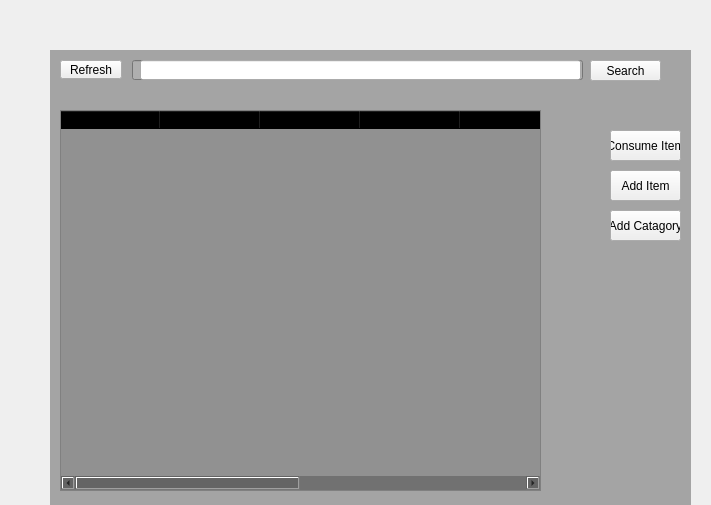
<?xml version="1.0" encoding="UTF-8"?>
<ui version="4.0">
 <class>Form</class>
 <widget class="QWidget" name="Form">
  <property name="geometry">
   <rect>
    <x>0</x>
    <y>0</y>
    <width>711</width>
    <height>505</height>
   </rect>
  </property>
  <property name="windowTitle">
   <string>Form</string>
  </property>
  <widget class="QPushButton" name="pushButton_2">
   <property name="geometry">
    <rect>
     <x>610</x>
     <y>170</y>
     <width>71</width>
     <height>31</height>
    </rect>
   </property>
   <property name="text">
    <string>Add Item</string>
   </property>
  </widget>
  <widget class="QLineEdit" name="lineEdit">
   <property name="geometry">
    <rect>
     <x>132</x>
     <y>60</y>
     <width>451</width>
     <height>20</height>
    </rect>
   </property>
   <property name="text">
    <string/>
   </property>
  </widget>
  <widget class="QLabel" name="label_2">
   <property name="geometry">
    <rect>
     <x>50</x>
     <y>50</y>
     <width>641</width>
     <height>511</height>
    </rect>
   </property>
   <property name="styleSheet">
    <string notr="true">background-color: rgba(0,0,0,80);
background-image: url(:/images/background.jpg);
</string>
   </property>
   <property name="text">
    <string/>
   </property>
  </widget>
  <widget class="QPushButton" name="pushButton_3">
   <property name="geometry">
    <rect>
     <x>590</x>
     <y>60</y>
     <width>71</width>
     <height>21</height>
    </rect>
   </property>
   <property name="text">
    <string>Search</string>
   </property>
  </widget>
  <widget class="QTableWidget" name="tableWidget">
   <property name="geometry">
    <rect>
     <x>60</x>
     <y>110</y>
     <width>481</width>
     <height>381</height>
    </rect>
   </property>
   <property name="styleSheet">
    <string notr="true">background-color: rgb(0, 0, 0,30);</string>
   </property>
   <column>
    <property name="text">
     <string>Medicine Id</string>
    </property>
   </column>
   <column>
    <property name="text">
     <string>Name</string>
    </property>
   </column>
   <column>
    <property name="text">
     <string>Catagory</string>
    </property>
   </column>
   <column>
    <property name="text">
     <string>Purchase Quantity</string>
    </property>
   </column>
   <column>
    <property name="text">
     <string>Available Quantity</string>
    </property>
   </column>
   <column>
    <property name="text">
     <string>Unit Price</string>
    </property>
   </column>
   <column>
    <property name="text">
     <string>Total Price</string>
    </property>
   </column>
   <column>
    <property name="text">
     <string>Purchase Date</string>
    </property>
   </column>
  </widget>
  <widget class="QPushButton" name="pushButton">
   <property name="geometry">
    <rect>
     <x>610</x>
     <y>130</y>
     <width>71</width>
     <height>31</height>
    </rect>
   </property>
   <property name="text">
    <string>Consume Item</string>
   </property>
  </widget>
  <widget class="QPushButton" name="pushButton_4">
   <property name="geometry">
    <rect>
     <x>60</x>
     <y>60</y>
     <width>62</width>
     <height>19</height>
    </rect>
   </property>
   <property name="text">
    <string>Refresh</string>
   </property>
  </widget>
  <widget class="QPushButton" name="pushButton_5">
   <property name="geometry">
    <rect>
     <x>610</x>
     <y>170</y>
     <width>71</width>
     <height>31</height>
    </rect>
   </property>
   <property name="text">
    <string>Add Item</string>
   </property>
  </widget>
  <widget class="QPushButton" name="pushButton_6">
   <property name="geometry">
    <rect>
     <x>610</x>
     <y>210</y>
     <width>71</width>
     <height>31</height>
    </rect>
   </property>
   <property name="text">
    <string>Add Catagory</string>
   </property>
  </widget>
  <widget class="QLineEdit" name="lineEdit_2">
   <property name="geometry">
    <rect>
     <x>140</x>
     <y>60</y>
     <width>441</width>
     <height>20</height>
    </rect>
   </property>
  </widget>
 </widget>
 <resources>
  <include location="admin.qrc"/>
 </resources>
 <connections/>
</ui>
